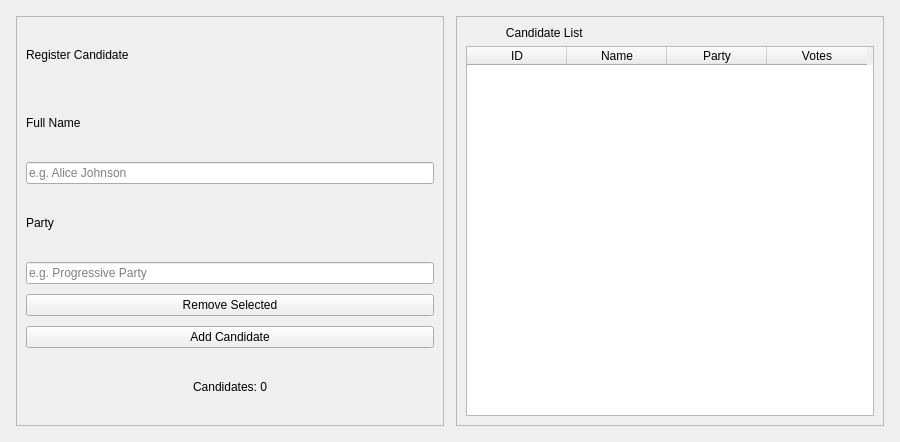
<?xml version="1.0" encoding="UTF-8"?>
<ui version="4.0">
 <class>CandidateTab</class>
 <widget class="QWidget" name="CandidateTab">
  <property name="geometry">
   <rect>
    <x>0</x>
    <y>0</y>
    <width>900</width>
    <height>442</height>
   </rect>
  </property>
  <property name="windowTitle">
   <string>Candidates</string>
  </property>
  <layout class="QHBoxLayout" name="rootLayout">
   <property name="spacing">
    <number>12</number>
   </property>
   <property name="margin" stdset="0">
    <number>16</number>
   </property>
   <item>
    <widget class="QFrame" name="leftPanel">
     <property name="frameShape">
      <enum>QFrame::Shape::StyledPanel</enum>
     </property>
     <layout class="QVBoxLayout" name="leftLayout">
      <property name="spacing">
       <number>10</number>
      </property>
      <item>
       <widget class="QLabel" name="panelTitle">
        <property name="text">
         <string>Register Candidate</string>
        </property>
       </widget>
      </item>
      <item>
       <widget class="QLabel" name="lblName">
        <property name="text">
         <string>Full Name</string>
        </property>
       </widget>
      </item>
      <item>
       <widget class="QLineEdit" name="nameInput">
        <property name="placeholderText">
         <string>e.g. Alice Johnson</string>
        </property>
       </widget>
      </item>
      <item>
       <widget class="QLabel" name="lblParty">
        <property name="text">
         <string>Party</string>
        </property>
       </widget>
      </item>
      <item>
       <widget class="QLineEdit" name="partyInput">
        <property name="placeholderText">
         <string>e.g. Progressive Party</string>
        </property>
       </widget>
      </item>
      <item>
       <widget class="QPushButton" name="removeBtn">
        <property name="text">
         <string>Remove Selected</string>
        </property>
       </widget>
      </item>
      <item>
       <widget class="QPushButton" name="addBtn">
        <property name="text">
         <string>Add Candidate</string>
        </property>
       </widget>
      </item>
      <item>
       <widget class="QLabel" name="countLabel">
        <property name="text">
         <string>Candidates: 0</string>
        </property>
        <property name="alignment">
         <set>Qt::AlignmentFlag::AlignCenter</set>
        </property>
       </widget>
      </item>
     </layout>
    </widget>
   </item>
   <item>
    <widget class="QFrame" name="rightPanel">
     <property name="frameShape">
      <enum>QFrame::Shape::StyledPanel</enum>
     </property>
     <layout class="QVBoxLayout" name="rightLayout">
      <item>
       <widget class="QLabel" name="tableTitle">
        <property name="text">
         <string>            Candidate List  </string>
        </property>
       </widget>
      </item>
      <item>
       <widget class="QTableWidget" name="candidateTable">
        <property name="editTriggers">
         <set>QAbstractItemView::EditTrigger::NoEditTriggers</set>
        </property>
        <property name="alternatingRowColors">
         <bool>true</bool>
        </property>
        <property name="selectionBehavior">
         <enum>QAbstractItemView::SelectionBehavior::SelectRows</enum>
        </property>
        <property name="columnCount">
         <number>4</number>
        </property>
        <attribute name="horizontalHeaderCascadingSectionResizes">
         <bool>true</bool>
        </attribute>
        <column>
         <property name="text">
          <string>ID</string>
         </property>
        </column>
        <column>
         <property name="text">
          <string>Name</string>
         </property>
        </column>
        <column>
         <property name="text">
          <string>Party</string>
         </property>
        </column>
        <column>
         <property name="text">
          <string>Votes</string>
         </property>
        </column>
       </widget>
      </item>
     </layout>
    </widget>
   </item>
  </layout>
 </widget>
 <resources/>
 <connections/>
</ui>
